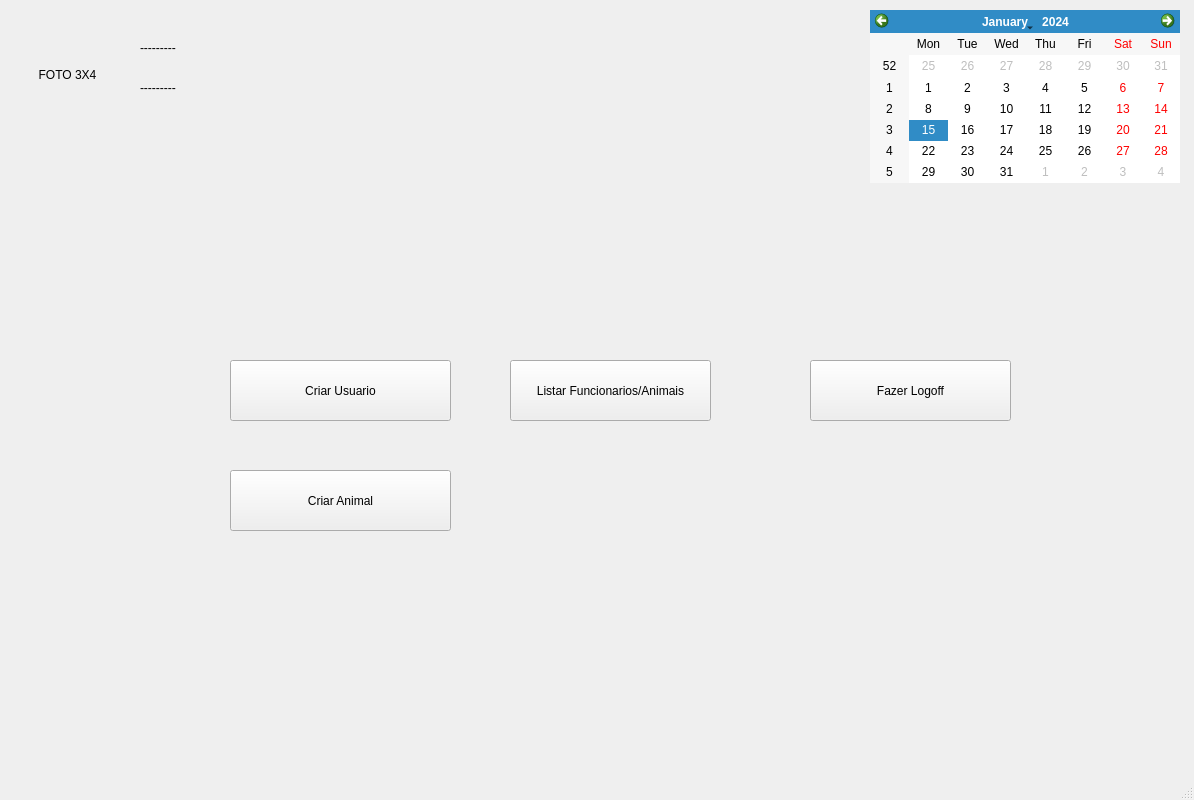
<?xml version="1.0" encoding="UTF-8"?>
<ui version="4.0">
 <class>TelaMenuPrincipal</class>
 <widget class="QMainWindow" name="TelaMenuPrincipal">
  <property name="geometry">
   <rect>
    <x>0</x>
    <y>0</y>
    <width>1194</width>
    <height>800</height>
   </rect>
  </property>
  <property name="minimumSize">
   <size>
    <width>1194</width>
    <height>800</height>
   </size>
  </property>
  <property name="maximumSize">
   <size>
    <width>1200</width>
    <height>800</height>
   </size>
  </property>
  <property name="windowTitle">
   <string>Pet Shop Management</string>
  </property>
  <widget class="QWidget" name="centralwidget">
   <widget class="QPushButton" name="btn_logoff">
    <property name="geometry">
     <rect>
      <x>810</x>
      <y>360</y>
      <width>201</width>
      <height>61</height>
     </rect>
    </property>
    <property name="text">
     <string>Fazer Logoff</string>
    </property>
   </widget>
   <widget class="QLabel" name="foto_inicial">
    <property name="geometry">
     <rect>
      <x>30</x>
      <y>20</y>
      <width>75</width>
      <height>110</height>
     </rect>
    </property>
    <property name="minimumSize">
     <size>
      <width>75</width>
      <height>110</height>
     </size>
    </property>
    <property name="maximumSize">
     <size>
      <width>75</width>
      <height>110</height>
     </size>
    </property>
    <property name="text">
     <string>FOTO 3X4</string>
    </property>
    <property name="scaledContents">
     <bool>true</bool>
    </property>
    <property name="alignment">
     <set>Qt::AlignCenter</set>
    </property>
   </widget>
   <widget class="QLabel" name="label_nome">
    <property name="geometry">
     <rect>
      <x>140</x>
      <y>40</y>
      <width>103</width>
      <height>16</height>
     </rect>
    </property>
    <property name="text">
     <string>---------</string>
    </property>
   </widget>
   <widget class="QLabel" name="label_cargo">
    <property name="geometry">
     <rect>
      <x>140</x>
      <y>80</y>
      <width>59</width>
      <height>16</height>
     </rect>
    </property>
    <property name="text">
     <string>---------</string>
    </property>
   </widget>
   <widget class="QPushButton" name="btn_criar_usuario">
    <property name="geometry">
     <rect>
      <x>230</x>
      <y>360</y>
      <width>221</width>
      <height>61</height>
     </rect>
    </property>
    <property name="text">
     <string>Criar Usuario</string>
    </property>
   </widget>
   <widget class="QPushButton" name="pushButton">
    <property name="geometry">
     <rect>
      <x>510</x>
      <y>360</y>
      <width>201</width>
      <height>61</height>
     </rect>
    </property>
    <property name="text">
     <string>Listar Funcionarios/Animais</string>
    </property>
   </widget>
   <widget class="QCalendarWidget" name="calendarWidget">
    <property name="geometry">
     <rect>
      <x>870</x>
      <y>10</y>
      <width>310</width>
      <height>173</height>
     </rect>
    </property>
   </widget>
   <widget class="QPushButton" name="btn_criar_animal">
    <property name="geometry">
     <rect>
      <x>230</x>
      <y>470</y>
      <width>221</width>
      <height>61</height>
     </rect>
    </property>
    <property name="text">
     <string>Criar Animal</string>
    </property>
   </widget>
  </widget>
  <widget class="QMenuBar" name="menubar">
   <property name="geometry">
    <rect>
     <x>0</x>
     <y>0</y>
     <width>1194</width>
     <height>22</height>
    </rect>
   </property>
  </widget>
  <widget class="QStatusBar" name="statusbar">
   <property name="font">
    <font>
     <family>Arial</family>
     <pointsize>8</pointsize>
     <italic>true</italic>
    </font>
   </property>
  </widget>
 </widget>
 <resources/>
 <connections/>
</ui>
